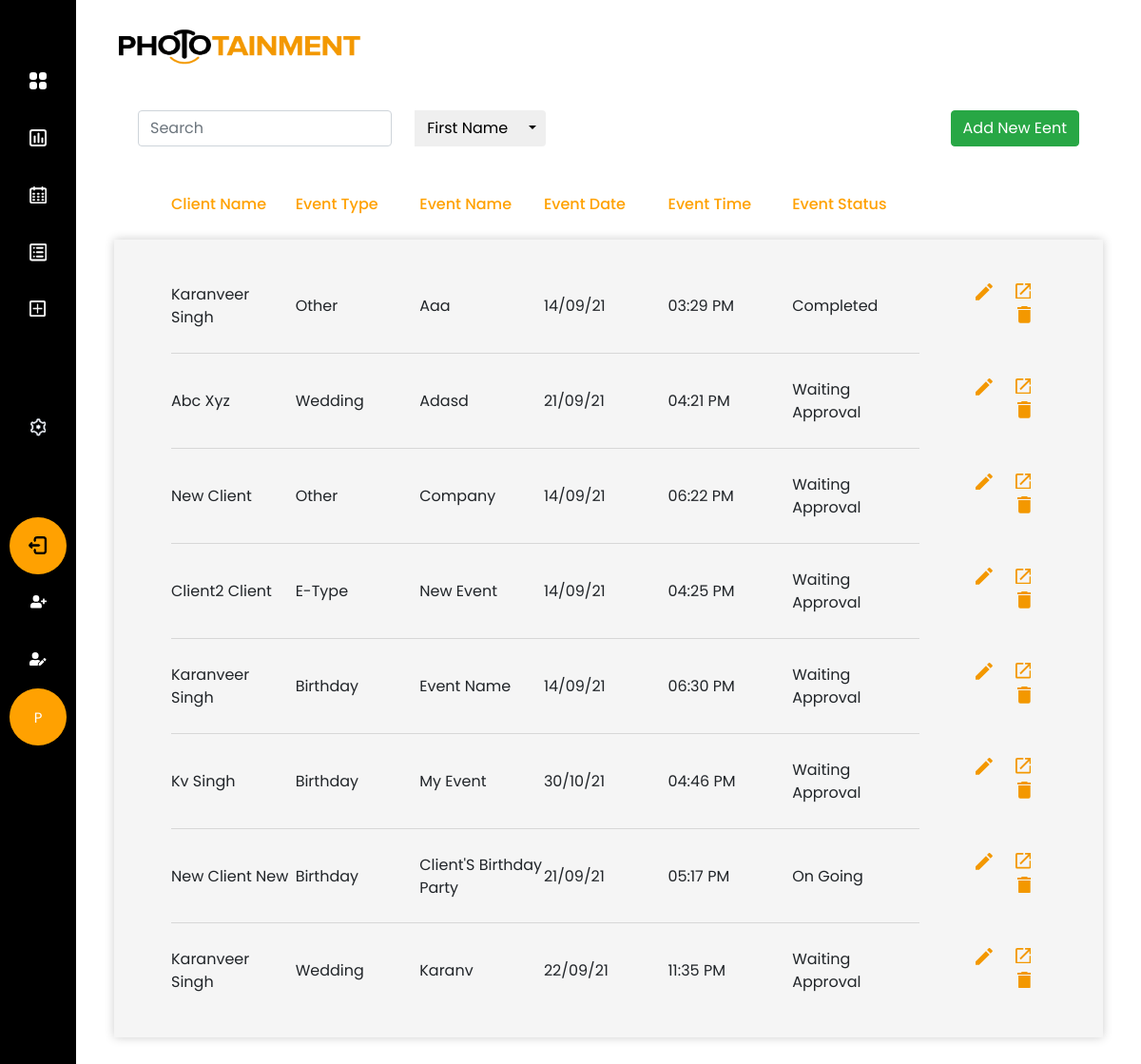
Before: /phototainment/search (signed in) with the older database file.
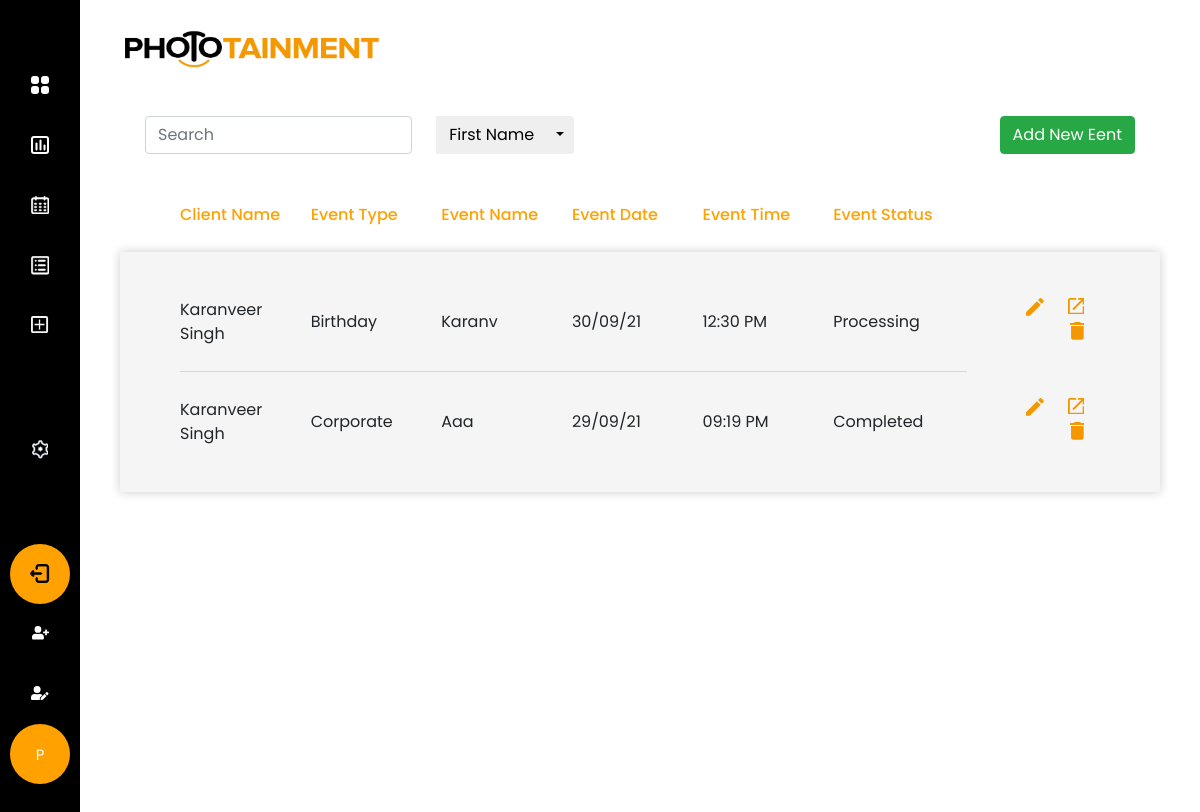
After: the same page with the newer database file.
### app/models.py (models this page shows)
class Event(db.Model):
    __tablename__ = "event_booking"
    booking_id = db.Column(db.Integer, primary_key=True)
    event_name = db.Column(db.String(50), nullable=True)
    lead_date = db.Column(db.DateTime, nullable=False)
    event_date = db.Column(db.DateTime, nullable=False)
    duration = db.Column(db.Time, nullable=False)
    start_time = db.Column(db.Time, nullable=False)
    additional_information = db.Column(db.String(200), nullable=True)
    contacts = relationship("BookingContacts", back_populates="booking")
    comment = relationship("Comment", back_populates="booking")
    venue_id = db.Column(db.Integer, db.ForeignKey("event_venue.venue_id"), nullable=True)
    venue = relationship("EventVenue", back_populates="booking")
    user_id = db.Column(db.Integer, db.ForeignKey("user.id"), nullable=False)
    user = relationship("User", back_populates="events")
    type_id = db.Column(db.Integer, db.ForeignKey("event_type.type_id"), nullable=False)
    type = relationship("EventType", back_populates="events")
    status_id = db.Column(db.Integer, db.ForeignKey("event_status.status_id"), nullable=False)
    status = relationship("EventStatus", back_populates="events")
    client_id = db.Column(db.Integer, db.ForeignKey("client.client_id"), nullable=False)
    client = relationship("Client", back_populates="events")

class Client(db.Model):
    __tablename__ = "client"
    client_id = db.Column(db.Integer, primary_key=True)
    client_first_name = db.Column(db.String(50), nullable=False)
    client_last_name = db.Column(db.String(50), nullable=False)
    client_email = db.Column(db.String(50), nullable=False)
    company_name = db.Column(db.String(50), nullable=False)
    primary_contact = db.Column(db.String(10), nullable=False)
    events = relationship("Event", back_populates="client")

class EventType(db.Model):
    __tablename__ = "event_type"
    type_id = db.Column(db.Integer, primary_key=True)
    event_type = db.Column(db.String(50), unique=True, nullable=False)
    events = relationship("Event", back_populates="type")

class EventStatus(db.Model):
    __tablename__ = "event_status"
    status_id = db.Column(db.Integer, primary_key=True)
    status = db.Column(db.String(50), unique=True, nullable=False)
    events = relationship("Event", back_populates="status")

### app/phototainment/views.py (the view, shortened to what this page needs)
@custom_bp.route('/search', methods=["GET", "POST"])
@login_required
@employee
def search_event():
    form = SearchForm()
    search_for = form.search.data
    get_event = request.args.get('filtered_events')
    print(get_event)
    events = db.session.query(Event, Client.client_first_name, Client.client_last_name, Client.client_email,
                              Client.primary_contact, ).select_from(Event, Client).join(Client)
    if form.search.data != "":
        if events:
            if form.sort_register_date.data:
                events = events.order_by("register_date")
            elif form.sort_start_date.data:
                events = events.order_by("event_date")
    return render_template('search-event.html', form=form, filtered_events=events)

### app/forms.py
class SearchForm(FlaskForm):
    search = StringField("Search*", render_kw={"placeholder": "Search"})
    search_fname = SubmitField("First Name")
    search_lname = SubmitField("Last Name")
    search_email = SubmitField("Email Address")
    search_contact = SubmitField("Contact Number")
    search_evname = SubmitField("Event Name")
    search_evtype = SubmitField("Event Type")
    search_staff = SubmitField("Staff Name")
    sort_start_date = SubmitField("Start Date")
    sort_register_date = SubmitField("Register Date")
    sort_end_date = SubmitField("End Date")

### app/models.py (called while the page is built)
@login_manager.user_loader
def load_user(user_id):
    return User.query.get(int(user_id))

### app/privilege.py (called while the page is built)
def employee(f):
    @wraps(f)
    def decorator_function(*args, **kwargs):
        if current_user.role_id == 2 or current_user.role_id == 1:
            return f(*args, **kwargs)
        else:
            return abort(403)
    return decorator_function

### app/phototainment/templates/search-event.html (shortened to what this page needs)
{% extends 'base.html' %}
{% block navbar %}{% include 'sidebar.html' %}{% endblock %}
{% block content %}
<div class="row m-0 pb-4">
    <div class="text-center search-outer">
        <div class="form-group required">
            <form action="" method="POST" role="search" class="search-form">
                {{ form.search(class="form-control search-field",id="search",type="text") }}
                <div class="btn-group ml-4">
                    {{ form.search_fname(class="btn search-btn") }}
                    <button type="button" class="btn dropdown-toggle search-dropdown-toggle dropdown-toggle-split"
                            data-toggle="dropdown" aria-haspopup="true" aria-expanded="false">
                    </button>
                </div>
            </form>
            <a href="{{ url_for('phototainment.add_event') }}" class="add-btn btn btn-success ml-4">Add New Eent</a>
        </div>
    </div>
</div>
{% include 'events-table.html' %}
{% endblock %}

### app/phototainment/templates/events-table.html (shortened to what this page needs)
<div class="row m-0">
        <ul class="table-main">
            <li class="table-head">
                <ul class="table-row">
                    <li class="table-item">Client Name</li>
                    <li class="table-item">Event Type</li>
                    <li class="table-item">Event Name</li>
                    <li class="table-item">Event Date</li>
                    <li class="table-item">Event Time</li>
                    <li class="table-item">Event Status</li>
                    <li></li>
                </ul>
            </li>
            <li class="table-body">
                {% for event in filtered_events %}
                <ul class="table-row">
                    <li class="table-item">{{event.client_first_name.title()}} {{event.client_last_name.title()}}</li>
                    <li class="table-item">{{event[0].type.event_type.title()}}</li>
                    <li class="table-item">{{event[0].event_name.title()}}</li>
                    <li class="table-item">{{event[0].event_date.strftime("%d/%m/%y")|safe}}</li>
                    <li class="table-item">{{event[0].event_date.strftime("%I:%M %p")|safe}}</li>
                    <li class="table-item">{{event[0].status.status.title()}}</li>
                    <li class="table-item manage-table-data">
                        <a class="btn btn-dark edit-btn"
                           href="{{ url_for('phototainment.edit_event', booking_id=event[0].booking_id) }}">
                        </a>
                        <a class="open-btn" target="_blank" href="{{url_for('phototainment.view_booking', booking_id = event[0].booking_id)}}">
                        </a>
                        <button class="btn btn-primary delete-btn"
                                onclick="deleteEvent('{{ url_for('phototainment.delete_event', booking_id=event.booking_id) }}')">
                        </button>
                    </li>
                </ul>
                {% endfor %}
            </li>
        </ul>
    </div>

Changed rows visible on the page:
removed Event: client_first_name "New", client_last_name "Client", event_type "Other", event_name "Company", event_date "14/09/21", event_date "06:22 PM", status "Waiting Approval"
removed Event: client_first_name "Client2", client_last_name "Client", event_type "E-Type", event_name "New Event", event_date "14/09/21", event_date "04:25 PM", status "Waiting Approval"
removed Event: client_first_name "Karanveer", client_last_name "Singh", event_type "Birthday", event_name "Event Name", event_date "14/09/21", event_date "06:30 PM", status "Waiting Approval"
removed Event: client_first_name "Kv", client_last_name "Singh", event_type "Birthday", event_name "My Event", event_date "30/10/21", event_date "04:46 PM", status "Waiting Approval"
removed Event: client_first_name "New Client", client_last_name "New", event_type "Birthday", event_name "Client'S Birthday Party", event_date "21/09/21", event_date "05:17 PM", status "On Going"
removed Event: client_first_name "Karanveer", client_last_name "Singh", event_type "Wedding", event_name "Karanv", event_date "22/09/21", event_date "11:35 PM", status "Waiting Approval"
changed Event: event_type "Other" → "Birthday"; event_name "Aaa" → "Karanv"; event_date "14/09/21" → "30/09/21"; event_date "03:29 PM" → "12:30 PM"; status "Completed" → "Processing"
changed Event: client_first_name "Abc" → "Karanveer"; client_last_name "Xyz" → "Singh"; event_type "Wedding" → "Corporate"; event_name "Adasd" → "Aaa"; event_date "21/09/21" → "29/09/21"; event_date "04:21 PM" → "09:19 PM"; status "Waiting Approval" → "Completed"
